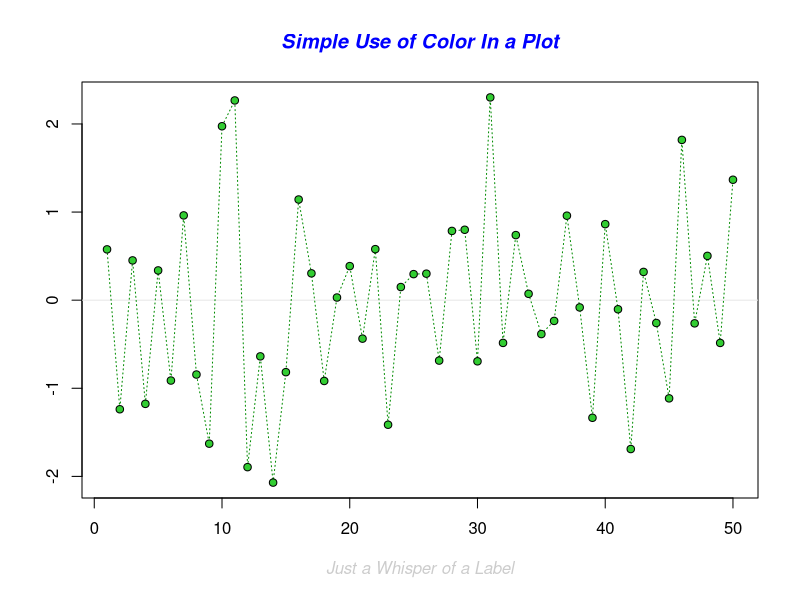
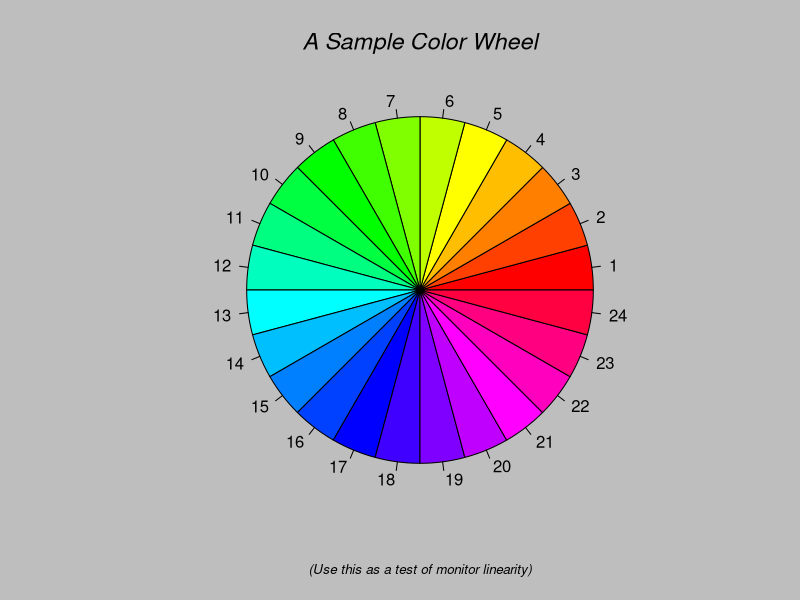
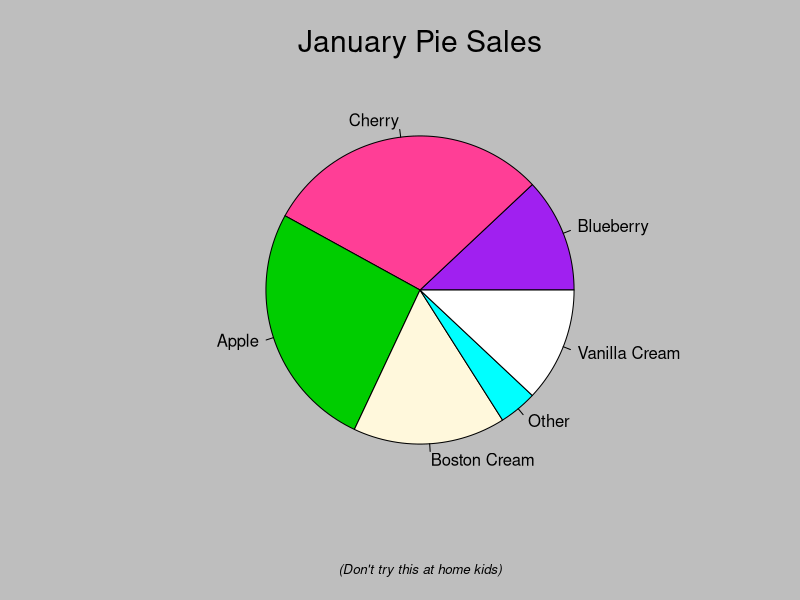
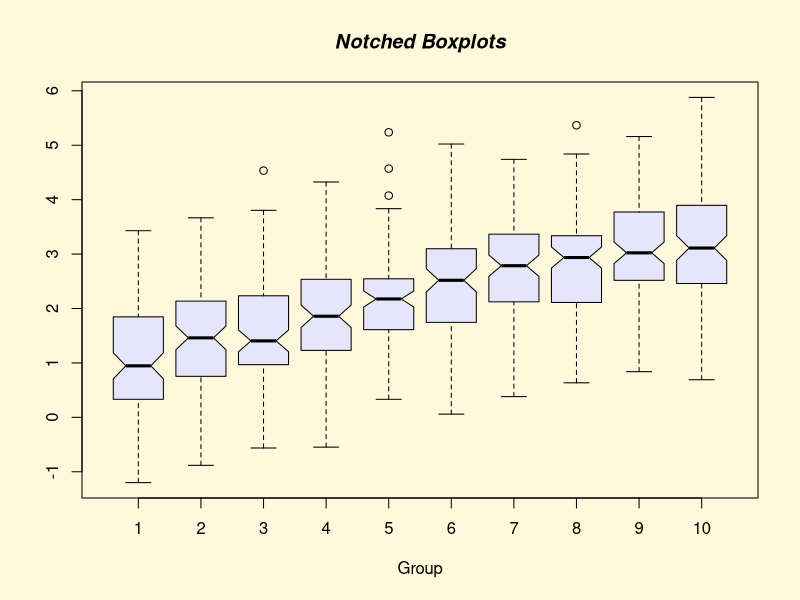
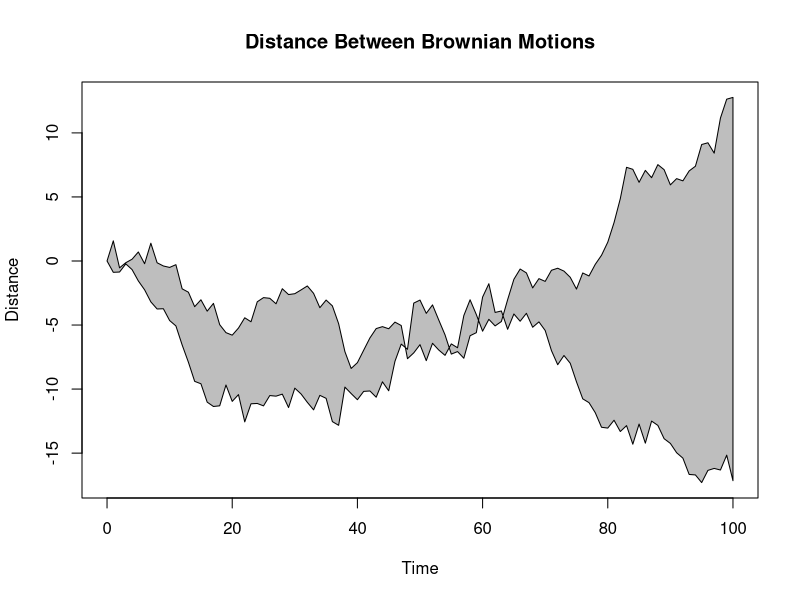
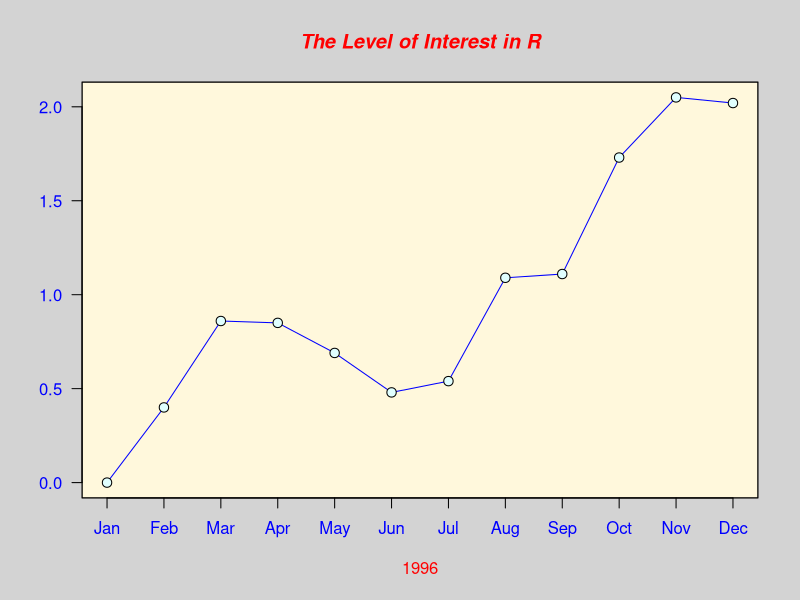
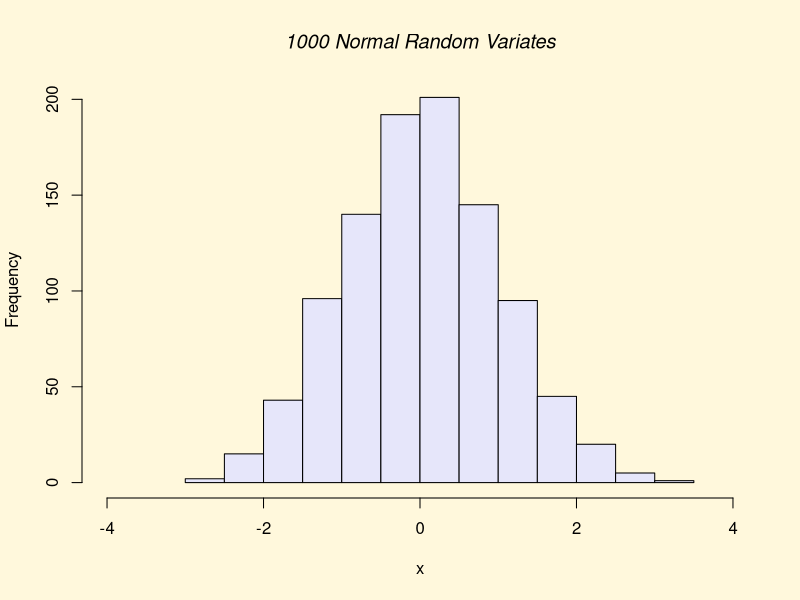
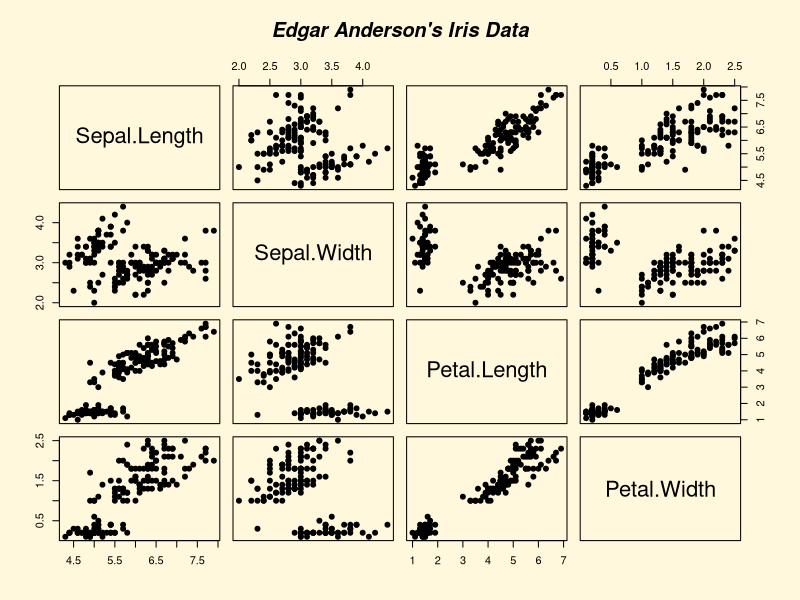

R code for these plots, in order: (Note: this script raises an error after producing the figures.)
## File: graphics.R
## Author: John Rothfels (rothfels)
## Description: Introduction to Graphics in R
## ------------------------------------------

## A brief introduction to the R graphics subsystem:

demo(graphics)

x <- 1:10

plot(x)
plot(x, x^2)

x <- -10:10
plot(x, x^3)
plot(x, x^3, type = 'p', pch = 'g')     # 'p' = points; 'pch' = plotting char
plot(x, x^3, type = 'l', col = 'blue')  # 'l' = lines

plot(x, x^3, type = 'l', lty = 'dotted')
plot(x, x^3, type = 'l', lty = 4)

plot(x, x^3, type = 'b', col = 'red')       # 'b' = both
plot(x, x^3, type = 'o', col = 'yellow')    # 'o' = overlay
plot(x, x^3, type = 'h', col = 'green')     # 'h' = histogram
plot(x, x^3, type = 's' , col = 'purple')   # 's' = step

## The 'curve' function allows you to plot continuous functions. The
## first argument must be a function over x, not a function declaration.

curve(sin(x), from=0,to = 2*pi)
curve(sin, from = 0, to = 2*pi)
curve(function(x) sin(x), from = 0, to = 2*pi)   # error

curve(sin, from = 0, to = 2*pi, main = "SIN/COS GRAPHS", col='blue')
curve(cos, from = 0, to = 2*pi, col = 'red', add = TRUE)

abline(h = 0, col = 'green')
abline(v = seq(0, 2*pi, by = pi/2))

v <- seq(0, 2*pi, by = .01)
lines(v, -sin(v), col = 'purple')


## In the graphics model that R uses, there is (for a single plot) a figure
## region containing a central plotting region surrounded by margins.
## Coordinates inside the plotting region are specified in data units
## (the kind generally used to label the axes). Coordinates in the margins
## are specified in 'lines of text' as you move in a direction perpendicular
## to a side of the plotting region but in data units as you move along the
## side. This is useful since you generally want to put text in the margins
## of the plot.

## A standard x-y plot has an x and a y title label generated from the
## expressions being plotted. You may, however, override these labels and
## also add two further titles, a main title above the plot and a subtitle
## at the very bottom, in the plot call.

x <- runif(50, 0, 2)
y <- runif(50, 0, 2)
plot(x, y, main = "Main Title", sub = "Subtitle", xlab = "x-label",
     ylab = "y-label")

## Inside the plotting region, you can place points and lines that are
## either specified in the plot() call or added later with points() and
## lines(). You can also place a text with:

text(.6, .6, "text at (.6,.6)")
abline(h = .6, v = .6)

## Here, the abline() call is just to show how the text is centered on the
## point (.6,.6). Normally, abline() plots the line y = ax + b when given
## 'a' and 'b' as arguments, but it can also be used to draw horizontal and
## vertical lines as shown.

x <- 1:10
plot(x, x + 5)
text(x, x + 5, paste(x, x + 5, sep = ','), pos = 4)

## The margin coordinates are used by the 'mtext' function. They can be
## used as follows:

for (side in 1:4) mtext(-1:4, side = side, at = .7, line = -1:4)
mtext(paste("side", 1:4), side = 1:4, line = -1, font = 2)

## The 'for' loop places the numbers -1 to 4 on corresponding lines in each
## of the four margins at an off-center position of .7 measured in user
## coordinates. The subsequent call places a label on each side, giving the
## side number. The argument font = 2 argument means that a boldface font is
## used. Notice that not all the margins are wide enough to hold all the
## numbers and that it is possible to use negative line numbers to place
## text within the plotting region.



## High-level plots are composed of elements, each of which can also be drawn
## separately. The separate drawing commands often allow finer control of the
## element, so a standard strategy to achieve a given effect is first to draw
## the plot without that element and add the element subsequently. As an
## extreme case, the following command will plot absolutely nothing.

plot(x, y, type = "n", xlab = "", ylab ="", axes = FALSE)

## The fact that nothing is plotted does not mean that nothing happened.
## The command sets up the plotting region and coordinate systems just as if
## it had actually plotted the data. To add the plot elements, evaluate the
## following:

points(x, y)
axis(1)
axis(2, at = seq(.2, 1.8, .2))
box()
title(main = "Main Title", sub = "Subtitle", xlab = "x-label",
      ylab = "y-label")


## The following functions add to existing plots rather than instantiating
## a new plotting region. This is similar to how curve(..., add = TRUE) works.

# points(x, y, ...)                  adds points
# lines(x, y, ...)                   adds line segments
# text(x, y, labels, ...)            adds text into the graph
# abline(a, b, ...)                  adds the line y=ax+b
# abline(h = y, ...)                 adds a horizontal line
# abline(v = x, ...)                 adds a vertical line
# polygon(x, y, ...)                 adds a closed and possibly filled polygon
# segments(x0, y0, x1, y1, ...)      draws line segments
# arrows(x0, y0, x1, y1)             draws arrows
# symbols(x, y, ...)                 draws circles, squares, thermometers, etc
# legend(x, y, legend, ...)          draws a legend
# title(main, sub, xlab, ylab, ...)  adds titles
# mtext(text, side, line, ...)       draws text in the margins
# axis(side, at, labels, ...)        adds an axis to the plot
# box(...)                           adds a box around the plot region

x <- seq(0, 2*pi, by = .01)
y <- sin(x)
plot(x, y)
polygon(c(x[1], x, x[length(x)]), c(0, y, 0), col = 'blue')


## As we have seen, the curve() function graphs an expression (in terms of x)
## and its 'add = TRUE' argument allows it to overplot an existing plot.
## So things are generally sut up correctly, but sometimes the top of the
## density function gets chopped off. The reason is of course that the height
## of the normal density played no role in the setting of the y-axis for the
## histogram. It will not help to reverse the order and draw the curve first
## and add the histogram because then the highest bars might get clipped.

## The solution is first to get hold of the magnitude of the y values for
## both plot elements and make the plot big enough to hold both:

h <- hist(x, plot = FALSE)              # do not plot the histogram just yet
ylim <- range(0, h$density, dnorm(0))
hist(x, freq = FALSE, ylim = ylim)
curve(dnorm(x), add = TRUE)



## Suppose the top 25 movies made the following gross receipts for a week:

receipts <- c(29.6, 28.2, 19.6, 13.7, 13.0, 7.8, 3.4, 2.0, 1.9, 0.7, 0.4, 0.4,
              0.3, 0.3, 0.3, 0.3, 0.3, 0.2, 0.2, 0.2, 0.1, 0.1, 0.1, 0.1, 0.1)
hist(receipts)
hist(receipts, probability = TRUE)
rug(jitter(receipts))

## The basic histogram has a predefined set of break points for the bins.
## If you want, you can specify the number of breaks or your own break points.

hist(receipts, breaks = 10)
hist(receipts, breaks = c(0, 1, 2, 3, 4, 5, 10, 20, max(receipts)))


## We can use histograms to get basic visual insight about all kinds of
## probability distributions.

## a) create a histogram of 500 random normal variables (mean = 0, sd = 1)
a <- hist(rnorm(500))

## b) create a histogram of 500 random normal variables (mean = 0, sd = 1)
##    with labels
b <- hist(rnorm(500), main = "Random Normal Variables: mean=0, sd=1",
     xlab = "value", ylab="# observations")

## c) create a histogram of 500 random  poisson variables (lambda = 20)
c <- hist(rpois(500, lambda = 20), main = "Random Poisson Variables: lambda=20",
          xlab = "value", ylab = "# observations")

## d) create a histogram of 500 random binomial variables (n = 20, p = .5)
d <- hist(rbinom(500, 20, .5), main = "Random Binomial Variables: n=20, p=.5",
     xlab = "value", ylab = "# observations")

## e) create a histogram of 500 random uniform variables (a = 0, b = 1)
e <- hist(runif(500), main = "Random Uniform Variables: a=0, b=1",
     xlab = "value", ylab = "# observations")

## f) now graph b, c, d, & e but place them all on a single 2x2 graph
op <- par(mfrow = c(2, 2))
plot(b)
plot(c)
plot(d)
plot(e)
par(op)


## Note above that the 'par' function sets up 'p'lot 'ar'guments which will
## persist during the remainder of your R session. By setting the 'op' variable
## in our call to 'par', we retain the 'o'riginal 'p'lot arguments which
## we can reset later. We won't speak much about 'par' because it is very
## complex, but it is often times the key to a successful plot.




## Let's go through a domain specific example: Enzyme Kinetics

x <- c(2.7, 5.4, 8.09, 10.8)
names(x) <- rep("[S] (uM)", 4)

y <- list()
y[["0 nM inhibitor"]] <- c(0.123, 0.179, 0.21, 0.226)
y[["25 nM inhibitor"]] <- c(0.104, 0.159, 0.195, 0.207)
y[["50 nM inhibitor"]] <- c(0.086, 0.139, 0.172, 0.187)

names(y)

ylim <- range(y[[1]], y[[2]], y[[3]])

## Plotting attributes:
colors <- c("red", "green", "blue")
lty <- 1:3
pch <- 1:3

plot(x, y[[1]], type = "n", xlab = "", ylab ="", ylim = ylim, axes = FALSE)
axis(1)
axis(2)
box()
title(main = "Michaelis Menten Plot",
      xlab = expression(paste("[S] (", mu, "M)")),
      ylab = expression(paste("V (", mu, "mol / min)")))

for (i in 1:3) {
  lines(x, y[[i]], type = 'o', lty = lty[i], pch = pch[i], col = colors[i])
}

legend(locator(1), names(y), cex = 0.75, col = colors, lty = lty, pch = pch)



ylim <- range(0, 1/y[[1]], 1/y[[2]], 1/y[[3]])

plot(1 / x, 1 / y[[1]], type = "n", xlab = "", ylab ="",
     xlim = range(-1/x, 1/x), ylim = ylim, axes = FALSE)
axis(1)
axis(2)
box()
title(main = "Lineweaver-Burk Plot",
      xlab = expression(paste("1/[S] (1 / ", mu, "M)")),
      ylab = expression(paste("1/V (min / ", mu, "mol)")))

for (i in 1:3) {
  x. <- 1/x
  y. <- 1/y[[i]]
  lines(x., y., type = 'p', lty = lty[i], pch = pch[i], col = colors[i])
  abline(lm(y. ~ x.), col = colors[i], lty = lty[i])
}

abline(v = 0, lty = "dotted")

legend(locator(1), names(y), cex = 0.75, col = colors, lty = lty, pch = pch)
